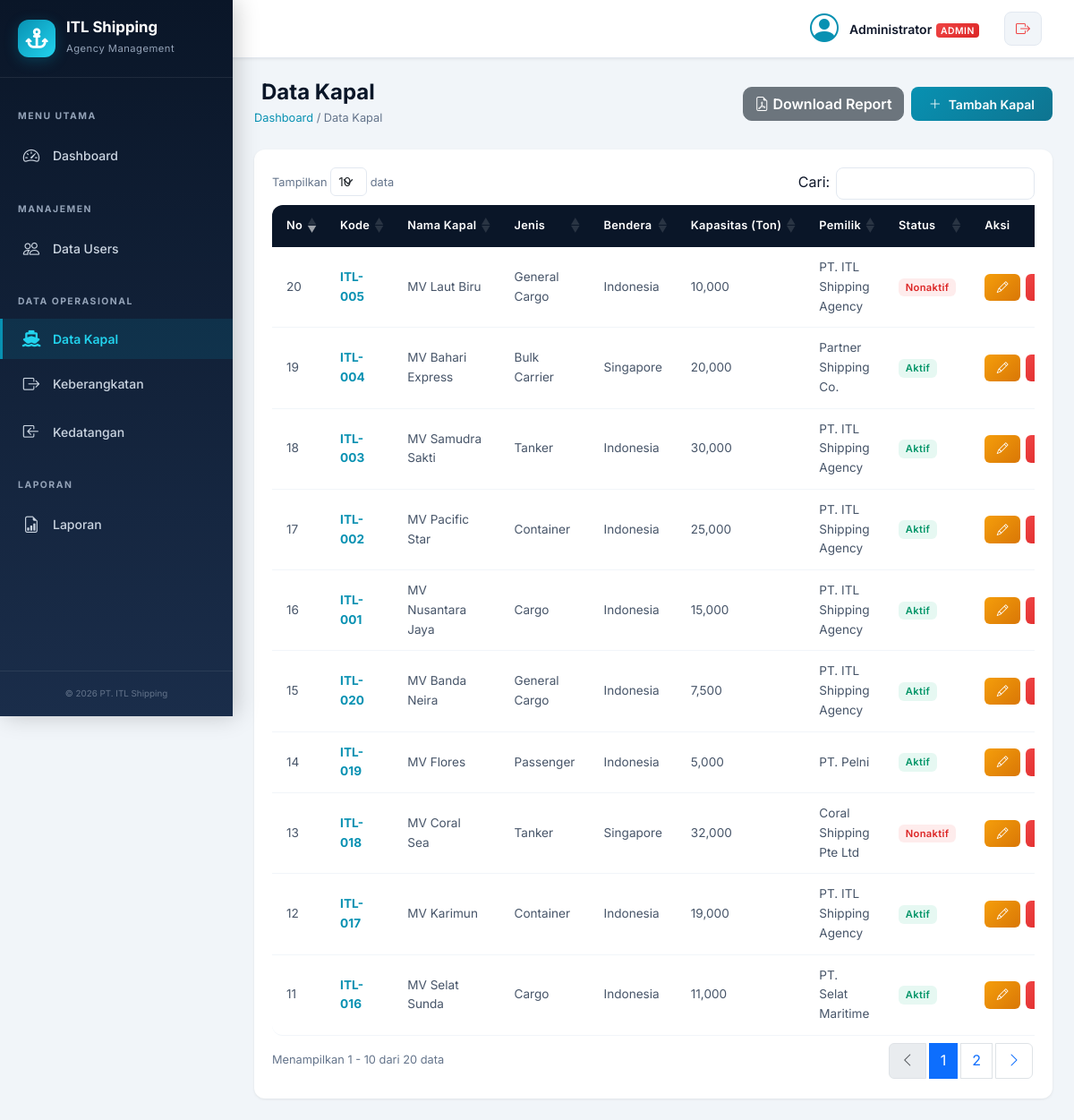
The page /kapal/index.php (signed in) on the database its author committed.
### tables this page shows
CREATE TABLE `kapal` (
  `id` int(11) NOT NULL,
  `nama_kapal` varchar(100) NOT NULL,
  `kode_kapal` varchar(30) NOT NULL,
  `jenis_kapal` varchar(50) DEFAULT NULL,
  `bendera` varchar(50) DEFAULT NULL,
  `kapasitas_ton` int(11) DEFAULT 0,
  `pemilik` varchar(100) DEFAULT NULL,
  `keterangan` text DEFAULT NULL,
  `status` enum('aktif','nonaktif') NOT NULL DEFAULT 'aktif',
  `created_at` datetime NOT NULL DEFAULT current_timestamp(),
  `updated_at` datetime NOT NULL DEFAULT current_timestamp() ON UPDATE current_timestamp()
);

### includes/auth.php (called while the page is built, shortened)
<?php
function isAdmin()
{
    return isset($_SESSION['user_level']) && $_SESSION['user_level'] === 'admin';
}

### kapal/index.php (the view, shortened to what this page needs)
<?php
require_once __DIR__ . '/../includes/auth.php';
require_once __DIR__ . '/../config/database.php';
$kapal = $pdo->query("SELECT * FROM kapal ORDER BY created_at DESC")->fetchAll();
require_once __DIR__ . '/../includes/header.php';
require_once __DIR__ . '/../includes/sidebar.php';
?>
<div class="page-header">
    <div>
        <h2><i class="bi bi-ship"></i> Data Kapal</h2>
        <span class="breadcrumb-custom"><a href="/app_shipping/index.php">Dashboard</a> / Data Kapal</span>
    </div>
    <div class="d-flex gap-2">
        <a href="/app_shipping/kapal/report.php" target="_blank" class="btn btn-secondary" style="border-radius:10px;font-weight:600;">
            <i class="bi bi-file-earmark-pdf"></i> Download Report
        </a>
        <?php if (isAdmin() || isPetugas()): ?>
        <a href="/app_shipping/kapal/create.php" class="btn btn-primary-custom">
            <i class="bi bi-plus-lg"></i> Tambah Kapal
        </a>
        <?php endif; ?>
    </div>
</div>
<div class="card-custom">
    <div class="card-body-custom">
        <div class="table-responsive">
            <table class="table table-custom datatable">
                <thead>
                    <tr>
                        <th>No</th>
                        <th>Kode</th>
                        <th>Nama Kapal</th>
                        <th>Jenis</th>
                        <th>Bendera</th>
                        <th>Kapasitas (Ton)</th>
                        <th>Pemilik</th>
                        <th>Status</th>
                        <?php if (isAdmin() || isPetugas()): ?><th>Aksi</th><?php endif; ?>
                    </tr>
                </thead>
                <tbody>
                    <?php foreach ($kapal as $i => $k): ?>
                    <tr>
                        <td><?= $i + 1 ?></td>
                        <td><strong style="color: var(--secondary);"><?= htmlspecialchars($k['kode_kapal']) ?></strong></td>
                        <td><?= htmlspecialchars($k['nama_kapal']) ?></td>
                        <td><?= htmlspecialchars($k['jenis_kapal'] ?? '-') ?></td>
                        <td><?= htmlspecialchars($k['bendera'] ?? '-') ?></td>
                        <td><?= number_format($k['kapasitas_ton']) ?></td>
                        <td><?= htmlspecialchars($k['pemilik'] ?? '-') ?></td>
                        <td><span class="badge-status badge-<?= $k['status'] ?>"><?= ucfirst($k['status']) ?></span></td>
                        <?php if (isAdmin() || isPetugas()): ?>
                        <td>
                            <div class="action-btns">
                                <a href="/app_shipping/kapal/edit.php?id=<?= $k['id'] ?>" class="btn btn-warning-custom" title="Edit">
                                    <i class="bi bi-pencil"></i>
                                </a>
                                <a href="/app_shipping/kapal/delete.php?id=<?= $k['id'] ?>" class="btn btn-danger-custom btn-delete" data-name="<?= htmlspecialchars($k['nama_kapal']) ?>" title="Hapus">
                                </a>
                            </div>
                        </td>
                        <?php endif; ?>
                    </tr>
                    <?php endforeach; ?>
                </tbody>
            </table>
        </div>
    </div>
</div>
<?php require_once __DIR__ . '/../includes/footer.php'; ?>

### includes/header.php (shortened to what this page needs)
<!DOCTYPE html>
<html lang="id">
<head>
    <link href="https://cdn.jsdelivr.net/npm/bootstrap@5.3.2/dist/css/bootstrap.min.css" rel="stylesheet">
    <link href="https://cdn.jsdelivr.net/npm/bootstrap-icons@1.11.3/font/bootstrap-icons.min.css" rel="stylesheet">
    <link href="https://cdnjs.cloudflare.com/ajax/libs/font-awesome/6.5.1/css/all.min.css" rel="stylesheet">
    <link href="https://cdn.datatables.net/1.13.7/css/dataTables.bootstrap5.min.css" rel="stylesheet">
    <link href="https://cdn.jsdelivr.net/npm/sweetalert2@11/dist/sweetalert2.min.css" rel="stylesheet">
    <link href="/app_shipping/assets/css/style.css" rel="stylesheet">
</head>
<body>
    <nav class="navbar navbar-expand-lg navbar-top fixed-top">
        <div class="container-fluid">
            <button class="btn btn-link sidebar-toggle me-3" id="sidebarToggle">
                <i class="bi bi-list fs-4"></i>
            </button>
            <a class="navbar-brand" href="/app_shipping/index.php">
                <i class="fa-solid fa-anchor me-2"></i>
                <span class="brand-text">ITL Shipping</span>
            </a>
            <div class="ms-auto d-flex align-items-center">
                <div class="nav-user-info">
                    <div class="user-avatar">
                        <i class="bi bi-person-circle"></i>
                    </div>
                    <div class="user-details d-none d-md-block">
                        <span class="user-name"><?= htmlspecialchars($_SESSION['user_nama']) ?></span>
                        <span class="user-role badge-role badge-<?= $_SESSION['user_level'] ?>"><?= ucfirst($_SESSION['user_level']) ?></span>
                    </div>
                    <a href="/app_shipping/logout.php" class="btn btn-logout ms-3" title="Logout">
                        <i class="bi bi-box-arrow-right"></i>
                    </a>
                </div>
            </div>
        </div>
    </nav>

### includes/sidebar.php (shortened to what this page needs)
<?php
$current_page = basename($_SERVER['PHP_SELF'], '.php');
$current_dir = basename(dirname($_SERVER['PHP_SELF']));
function isActive($dir, $page = '') {
    global $current_dir, $current_page;
    return ($current_dir === $dir || $current_page === $dir) ? 'active' : '';
}
?>
<aside class="sidebar" id="sidebar">
    <div class="sidebar-header">
        <div class="sidebar-logo">
            <i class="fa-solid fa-anchor"></i>
        </div>
        <div class="sidebar-brand">
            <h5>ITL Shipping</h5>
            <small>Agency Management</small>
        </div>
    </div>
    <nav class="sidebar-nav">
        <div class="nav-section">
            <span class="nav-section-title">MENU UTAMA</span>
        </div>
        <a href="/app_shipping/index.php" class="nav-item <?= isActive('app_shipping') && $current_page === 'index' ? 'active' : '' ?>">
            <i class="bi bi-speedometer2"></i>
            <span>Dashboard</span>
        </a>
        <?php if (isAdmin() || isPimpinan()): ?>
        <div class="nav-section">
            <span class="nav-section-title">MANAJEMEN</span>
        </div>
        <a href="/app_shipping/users/index.php" class="nav-item <?= isActive('users') ?>">
            <i class="bi bi-people"></i>
            <span>Data Users</span>
        </a>
        <?php endif; ?>
        <div class="nav-section">
            <span class="nav-section-title">DATA OPERASIONAL</span>
        </div>
        <a href="/app_shipping/kapal/index.php" class="nav-item <?= isActive('kapal') ?>">
            <i class="fa-solid fa-ship"></i>
            <span>Data Kapal</span>
        </a>
        <a href="/app_shipping/keberangkatan/index.php" class="nav-item <?= isActive('keberangkatan') ?>">
            <i class="bi bi-box-arrow-right"></i>
            <span>Keberangkatan</span>
        </a>
        <a href="/app_shipping/kedatangan/index.php" class="nav-item <?= isActive('kedatangan') ?>">
            <i class="bi bi-box-arrow-in-left"></i>
            <span>Kedatangan</span>
        </a>
        <?php if (isAdmin() || isPimpinan()): ?>
        <div class="nav-section">
            <span class="nav-section-title">LAPORAN</span>
        </div>
        <a href="/app_shipping/laporan/index.php" class="nav-item <?= isActive('laporan') ?>">
            <i class="bi bi-file-earmark-bar-graph"></i>
            <span>Laporan</span>
        </a>
        <?php endif; ?>
    </nav>
    <div class="sidebar-footer">
        <small>&copy; <?= date('Y') ?> PT. ITL Shipping</small>
    </div>
</aside>
<main class="main-content" id="mainContent">
    <div class="content-wrapper">

### includes/footer.php (shortened to what this page needs)
    </div>
</main>
</body>
</html>

### rows shown on the page
kapal: kode_kapal "ITL-016", nama_kapal "MV Selat Sunda", jenis_kapal "Cargo", bendera "Indonesia", kapasitas_ton "11,000", pemilik "PT. Selat Maritime", status "Aktif"
kapal: kode_kapal "ITL-017", nama_kapal "MV Karimun", jenis_kapal "Container", bendera "Indonesia", kapasitas_ton "19,000", pemilik "PT. ITL Shipping Agency", status "Aktif"
kapal: kode_kapal "ITL-018", nama_kapal "MV Coral Sea", jenis_kapal "Tanker", bendera "Singapore", kapasitas_ton "32,000", pemilik "Coral Shipping Pte Ltd", status "Nonaktif"
kapal: kode_kapal "ITL-019", nama_kapal "MV Flores", jenis_kapal "Passenger", bendera "Indonesia", kapasitas_ton "5,000", pemilik "PT. Pelni", status "Aktif"
kapal: kode_kapal "ITL-020", nama_kapal "MV Banda Neira", jenis_kapal "General Cargo", bendera "Indonesia", kapasitas_ton "7,500", pemilik "PT. ITL Shipping Agency", status "Aktif"
kapal: kode_kapal "ITL-001", nama_kapal "MV Nusantara Jaya", jenis_kapal "Cargo", bendera "Indonesia", kapasitas_ton "15,000", pemilik "PT. ITL Shipping Agency", status "Aktif"
kapal: kode_kapal "ITL-002", nama_kapal "MV Pacific Star", jenis_kapal "Container", bendera "Indonesia", kapasitas_ton "25,000", pemilik "PT. ITL Shipping Agency", status "Aktif"
kapal: kode_kapal "ITL-003", nama_kapal "MV Samudra Sakti", jenis_kapal "Tanker", bendera "Indonesia", kapasitas_ton "30,000", pemilik "PT. ITL Shipping Agency", status "Aktif"
kapal: kode_kapal "ITL-004", nama_kapal "MV Bahari Express", jenis_kapal "Bulk Carrier", bendera "Singapore", kapasitas_ton "20,000", pemilik "Partner Shipping Co.", status "Aktif"
kapal: kode_kapal "ITL-005", nama_kapal "MV Laut Biru", jenis_kapal "General Cargo", bendera "Indonesia", kapasitas_ton "10,000", pemilik "PT. ITL Shipping Agency", status "Nonaktif"

### other values the page prints
$_SESSION['user_nama'] "Administrator"
$_SESSION['user_level'] "ADMIN"
